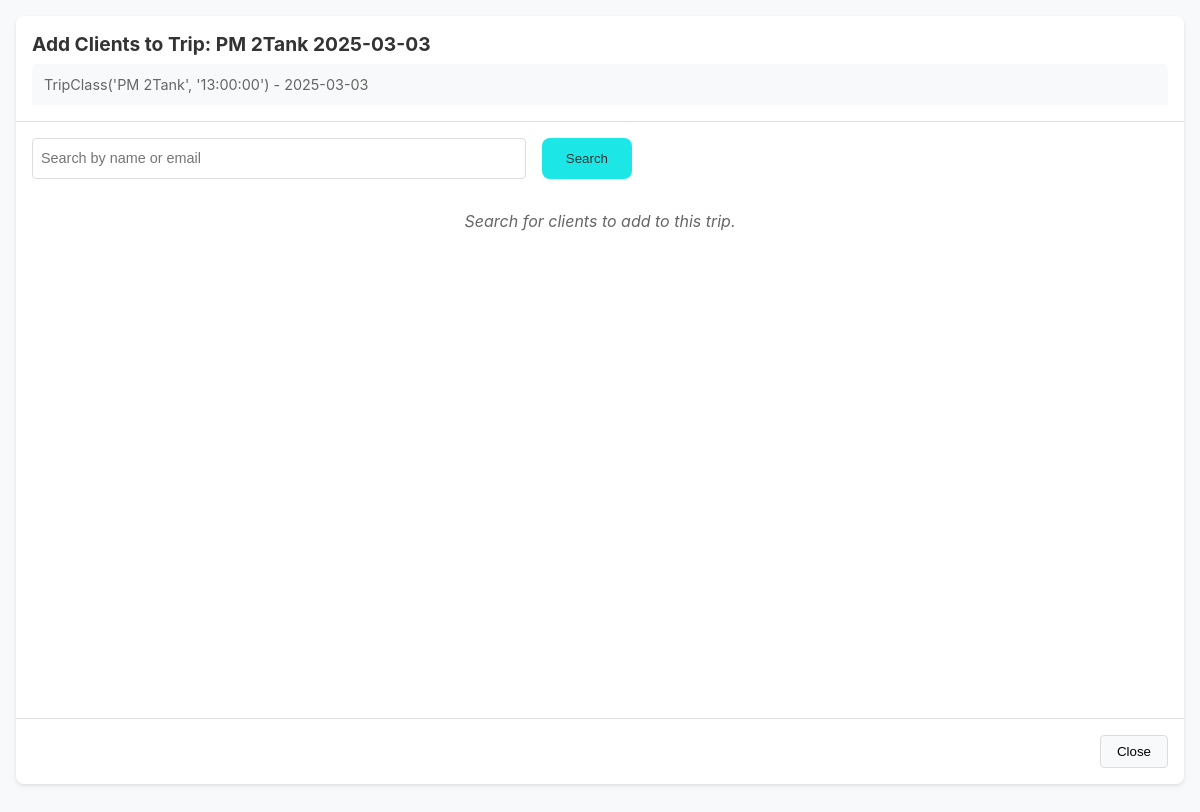
The app's page /trips/add_clients/1 with its own data.
### app/models/models.py (models this page shows, shortened)
class Trip(db.Model):
    id = db.Column(db.Integer, primary_key=True)
    name = db.Column(db.String(100), nullable=False)
    trip_class_id = db.Column(db.Integer, db.ForeignKey('trip_class.id'), nullable=False)
    start_time = db.Column(db.Time)  # Can be overridden from the trip class default
    assigned_staff = db.Column(db.Text)  # Store staff IDs as comma-separated values
    max_divers = db.Column(db.Integer)
    date = db.Column(db.Date, nullable=False)
    place_id = db.Column(db.Integer, db.ForeignKey('place.id'))
    trip_class = db.relationship('TripClass', backref='trips', lazy=True)
    clients = db.relationship('Client',
                            secondary=clients_trips_association,
                            back_populates='trips')

class TripClass(db.Model):
    id = db.Column(db.Integer, primary_key=True)
    name = db.Column(db.String(100), nullable=False, unique=True)
    start_time = db.Column(db.Time, nullable=False)
    def __repr__(self):
        return f"TripClass('{self.name}', '{self.start_time}')"

### app/routes/trip_routes.py (the view)
@trips.route("/trips/add_clients/<int:trip_id>")
def trips_add_clients(trip_id):
    trip = Trip.query.get_or_404(trip_id)
    search_term = request.args.get('search')
    clients_list = []
    if search_term:
        clients_list = Client.query.filter(
            (Client.name.ilike(f"%{search_term}%")) |
            (Client.surname.ilike(f"%{search_term}%")) |
            (Client.email.ilike(f"%{search_term}%"))
        ).all()
    return render_template('add_clients_to_trip.html', trip=trip, clients_list=clients_list, search_term=search_term)

### app/templates/add_clients_to_trip.html (shortened to what this page needs)
<!DOCTYPE html>
<html>
<head>
    <link rel="stylesheet" href="{{ url_for('static', filename='style.css') }}">
</head>
<body class="popup-body">
    <div class="popup-container">
        <div class="popup-header">
            <h2>Add Clients to Trip: {{ trip.name }}</h2>
            <p class="trip-info">{{ trip.trip_class }} - {{ trip.date.strftime('%Y-%m-%d') }}</p>
        </div>
        <div class="popup-content">
            <div class="search-section">
                <form method="GET" action="" class="search-form">
                    <input type="text" name="search"
                           placeholder="Search by name or email"
                           value="{{ search_term or '' }}"
                           class="search-input">
                    <button type="submit" class="search-button">Search</button>
                </form>
            </div>
            <div class="clients-results">
                {% if clients_list %}
                    <table class="clients-table">
                        <thead>
                            <tr>
                                <th>Name</th>
                                <th>Certification</th>
                                <th>Last Dive</th>
                                <th></th>
                            </tr>
                        </thead>
                        <tbody>
                            {% for client in clients_list %}
                                <tr>
                                    <td>{{ client.name }} {{ client.surname }}</td>
                                    <td>{{ client.certification_level }}</td>
                                    <td>{{ client.last_dive_day }}</td>
                                    <td>
                                        <a href="{{ url_for('trips.trips_assign_client', trip_id=trip.id, client_id=client.id) }}"
                                           class="add-client-link">Add</a>
                                    </td>
                                </tr>
                            {% endfor %}
                        </tbody>
                    </table>
                {% elif search_term %}
                    <p class="no-results">No clients found matching your search.</p>
                {% else %}
                    <p class="no-results">Search for clients to add to this trip.</p>
                {% endif %}
            </div>
        </div>
        <div class="popup-footer">
            <button onclick="closePopupAndRefreshParent()" class="close-button">Close</button>
        </div>
    </div>
</body>
</html>

### app/static/style.css (style rules this page uses)
:root { --light-turquoise: #1de6e6; --almost-white: #F8F8FF; --border-color: #ddd; --text-color: #333; --danger-color: #d9534f; --danger-hover: #c93a35; --link-color: #007bff; --shadow-light: 0 2px 4px rgba(0,0,0,0.1); --border-radius: 8px; --padding-standard: 20px; --primary-font: 'Inter', sans-serif; --header-height: 70px; }
body { font-family: sans-serif; margin: 0; padding: 0; background-color: var(--almost-white); color: var(--text-color); }
.trip-info { background-color: #f9f9f9; padding: 15px; border-radius: var(--border-radius); margin-bottom: 20px; }
body { font-family: var(--primary-font); min-height: 100vh; display: flex; flex-direction: column; }
.search-form { display: flex; gap: 1rem; max-width: 600px; }
.search-input { flex: 1; padding: 0.8rem 1rem; border: 1px solid var(--border-color); border-radius: var(--border-radius); font-size: 1rem; transition: border-color 0.2s ease; }
.search-button { padding: 0.8rem 1.5rem; background-color: var(--light-turquoise); border: none; border-radius: var(--border-radius); color: var(--text-color); cursor: pointer; transition: background-color 0.2s ease; }
.no-results { text-align: center; color: #666; padding: 2rem; }
.search-input { width: 100%; padding: 0.5rem; border: 1px solid var(--border-color); border-radius: 4px; font-size: 0.9rem; }
.no-results { text-align: center; color: #666; font-style: italic; padding: 1rem; }
.trip-info { background: #f8f9fa; padding: 0.75rem; border-radius: 4px; margin-bottom: 1rem; }
.popup-body { background: #f8f9fa; margin: 0; padding: 1rem; height: 100vh; }
.popup-container { background: white; border-radius: var(--border-radius); box-shadow: var(--shadow-light); height: calc(100vh - 2rem); display: flex; flex-direction: column; }
.popup-header { padding: 1rem; border-bottom: 1px solid var(--border-color); }
.popup-header h2 { margin: 0; font-size: 1.2rem; }
.trip-info { margin: 0.5rem 0 0; color: #666; font-size: 0.9rem; }
.popup-content { flex: 1; overflow-y: auto; padding: 1rem; }
.search-section { margin-bottom: 1rem; }
.clients-results { margin-top: 1rem; }
.popup-footer { padding: 1rem; border-top: 1px solid var(--border-color); text-align: right; }
.close-button { padding: 0.5rem 1rem; background: #f8f9fa; border: 1px solid var(--border-color); border-radius: 4px; cursor: pointer; }

### records on screen
Trip: name "PM 2Tank 2025-03-03", date "2025-03-03"
TripClass: trip_class "TripClass('PM 2Tank', '13:00:00')"
